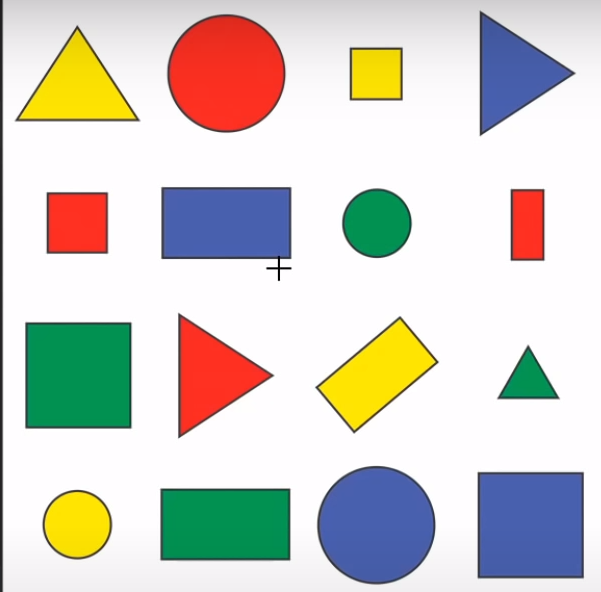
#> input picture Resources/shapes.png, 601 x 592 px, found by its file name
$ python Contours_Detection.py
#> lines starting #> are read from the running program, lines starting #| are printed output that depends on the picture; after the words box and inside, x2 and y2 are one past the last pixel; in counts of white or black regions, pixels touching at a corner belong together
import cv2
import numpy as np

# Contours and shape detection

img=cv2.imread('Resources\shapes.png')
#> img is the input picture: shape (592, 601, 3); mean B, G, R 200.5, 207.2, 209.9
imgContour=img.copy()

def getContours(img):
    contours, hierarchy =cv2.findContours(img,cv2.RETR_EXTERNAL,cv2.CHAIN_APPROX_NONE) # RETR_EXTERNAL: retrieves the extreme outer contours
    # CHAIN_APPROX_NONE is an approximation method that retains all the contour points without any compression or simplification. It means that the contour is not approximated or smoothed in any way, and all the original points are preserved. This can be useful in situations where you need precise and detailed information about the contour, such as when performing high-precision shape analysis, contour matching, or calculating precise measurements based on the contour.
    # However, using CHAIN_APPROX_NONE can result in a large number of contour points, which can be memory-intensive and may slow down subsequent processing steps. Therefore, it is generally recommended to use contour approximation methods like CHAIN_APPROX_SIMPLE or CHAIN_APPROX_TC89_L1 instead.
    for cnt in contours:
        area=cv2.contourArea(cnt) # Contour area
        print(area)
        if area>200:
            cv2.drawContours(imgContour,cnt,-1,(255,0,0),3)# -1: draw all contours, 3: thickness
            peri=cv2.arcLength(cnt,True)# True: closed contour
            print(peri)# Perimeter
            approx=cv2.approxPolyDP(cnt,0.02*peri,True)# Approximation..to get the number of corners
            print(len(approx))# Number of corners
            objCor=len(approx)# Number of corners
            x,y,w,h=cv2.boundingRect(approx)# Bounding box
            if objCor==3: objectType="Tri"# Object type
            elif objCor==4:
                aspRatio=w/float(h)
                if aspRatio>0.95 and aspRatio<1.05: objectType="Square"
                else: objectType="Rectangle"
            elif objCor==5: objectType="Pentagon"
            elif objCor==6: objectType="Hexagon"
            elif objCor==7: objectType="Heptagon"
            elif objCor>8: objectType="Circle"
            else: objectType="Circle"
            cv2.rectangle(imgContour,(x,y),(x+w,y+h),(0,255,0),2)# Draw the bounding box
            cv2.putText(imgContour,objectType,(x+(w//2)-10,y+(h//2)-10),cv2.FONT_HERSHEY_COMPLEX,0.7,(0,0,0),2)# Put the object type on the image

imgGray=cv2.cvtColor(img,cv2.COLOR_BGR2GRAY)# Convert to gray
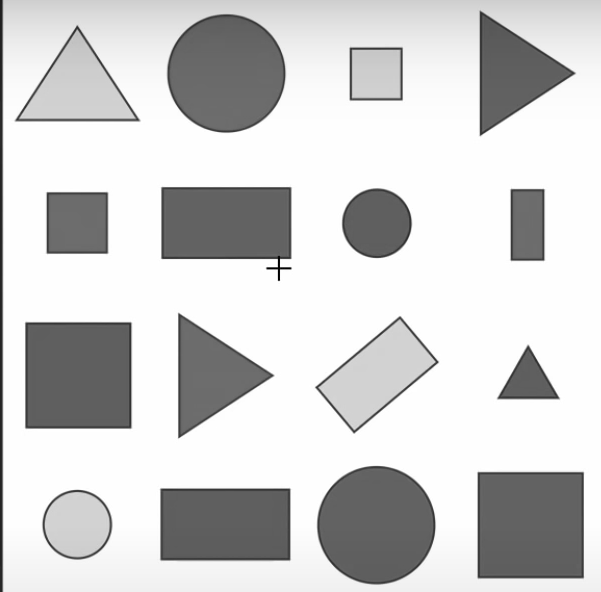
#> imgGray: shape (592, 601); min 0, max 255, mean 207.4
imgBlur=cv2.GaussianBlur(imgGray,(7,7),1)# Blur
imgCanny=cv2.Canny(imgBlur,50,50)# Canny edge detection
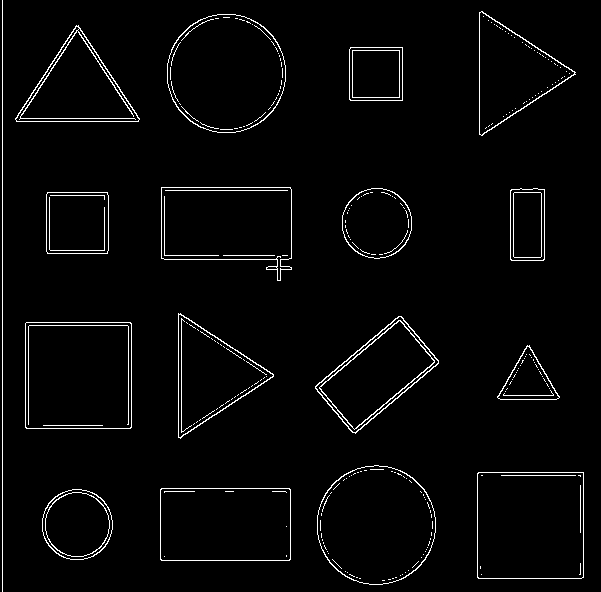
#> imgCanny: shape (592, 601); 2.8% white in thin lines or dots
getContours(imgCanny)   # Call the function
#> in getContours, `contours, hierarchy =cv2.findContours(img,cv2.RETR_EXTERNAL,cv2.CHAIN_..`: contours = 17 contours, 1 with area under 20; largest, box (x1, y1, x2, y2) and area: (25, 322, 132, 429) 11234, (477, 472, 584, 579) 11234, (317, 465, 436, 585) 11074, (167, 14, 286, 133) 11069, (161, 187, 292, 281) 9482
#> the loop in getContours, `for cnt in contours:` made 17 passes
#> (area, peri, approx, objCor, x, y, w, h) on passes 2, 3, 6, 7, 9, 10, 13: (9358, 401.7, [[160, 489], [161, 560], [290, 559], [289, 488]], 4, 160, 488, 131, 73), (11233.5, 422.2, [[477, 473], [478, 578], [583, 577], [583, 472]], 4, 477, 472, 107, 107), (11234, 421.7, [[26, 322], [25, 427], [130, 428], [131, 323]], 4, 25, 322, 107, 107), (6923.5, 354.1, [[401, 316], [315, 386], [352, 432], [438, 363]], 4, 315, 316, 124, 117), (3774, 243.7, [[47, 192], [47, 253], [107, 253], [107, 192]], 4, 47, 192, 61, 62), (2419.5, 209.9, [[511, 189], [510, 259], [543, 260], [544, 189]], 4, 510, 189, 35, 72), (2807, 210.8, [[350, 47], [349, 99], [402, 100], [402, 47]], 4, 349, 47, 54, 54)
#> (area, peri, approx, objCor, x, y, w, h) on passes 5, 8, 14, 16: (1776, 195.3, [[527, 345], [497, 397], [558, 398]], 3, 497, 345, 62, 54), (6109, 368.2, [[178, 313], [180, 438], [273, 374]], 3, 178, 313, 96, 126), (6209, 368.2, [[15, 118], [139, 119], [78, 25]], 3, 15, 25, 125, 95), (6158, 368.2, [[481, 11], [482, 135], [575, 72]], 3, 481, 11, 95, 125)
#> (printed output is left out)
#> after the loop in getContours, `for cnt in contours:`:
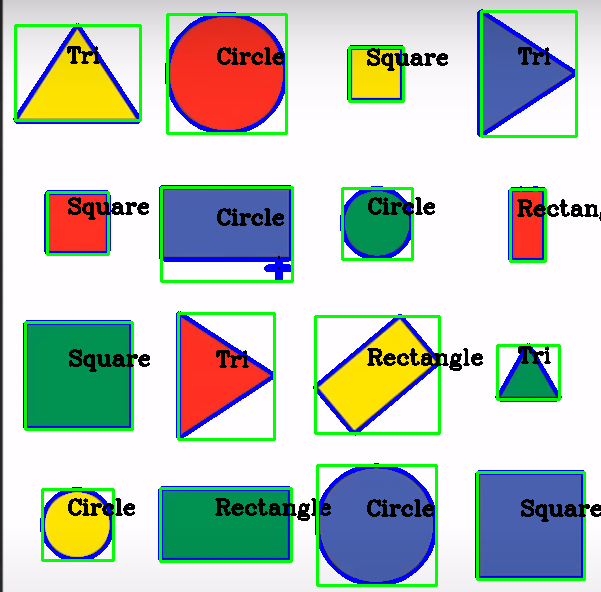
#> imgContour: shape (592, 601, 3); 11.69% of pixels changed, all inside (x1, y1, x2, y2) = (13, 9, 601, 587)

cv2.imshow("Original",img)
cv2.imshow("Gray",imgGray)
cv2.imshow("Blur",imgBlur)
cv2.imshow("Canny",imgCanny)
cv2.imshow("Contour",imgContour)
cv2.waitKey(0)
cv2.destroyAllWindows()
